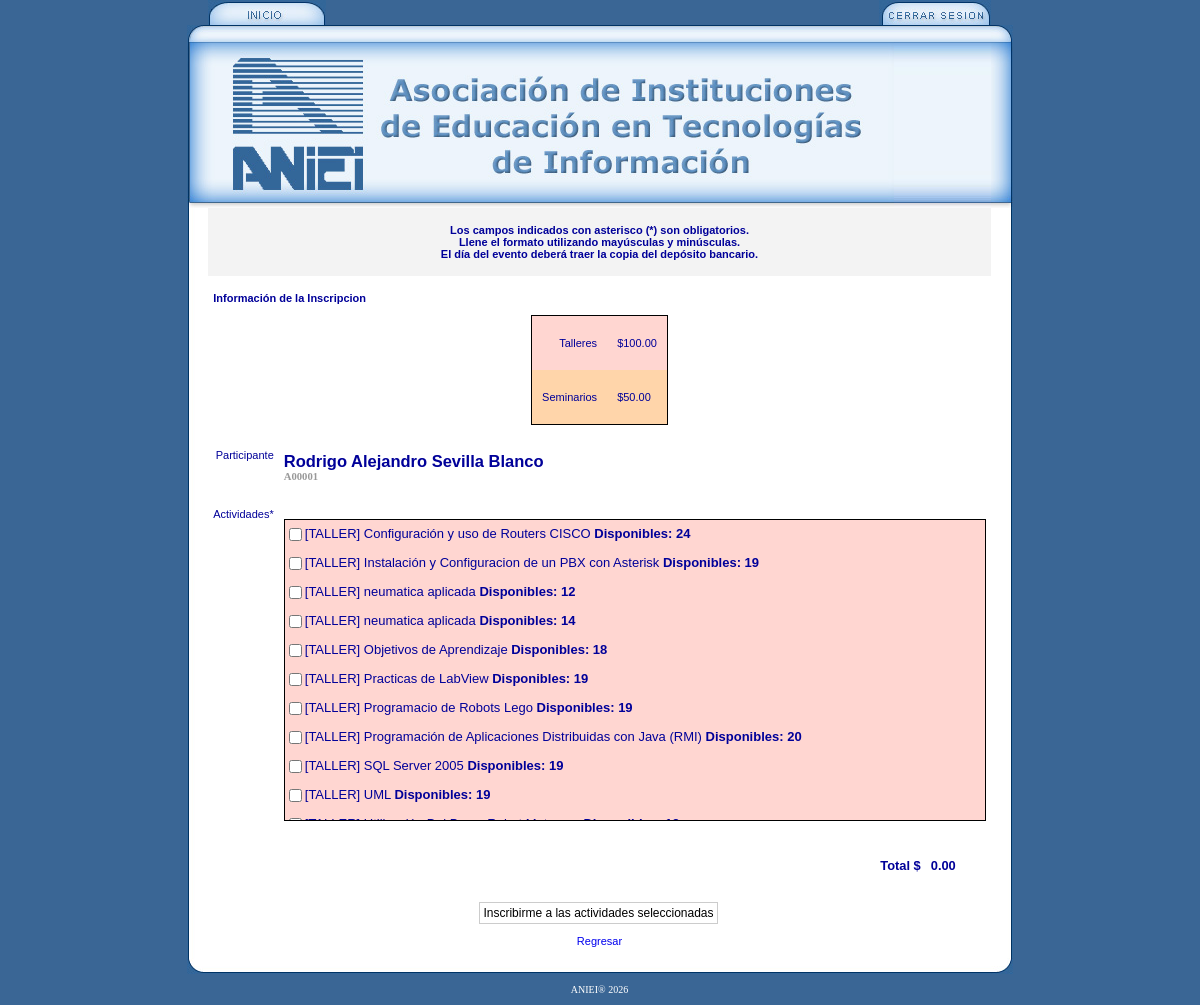
Page /cpanel/inscripciones_gestion2.php?accion=modificar&id_usuario=1 (signed in) on the committed database.
### tables this page shows
CREATE TABLE IF NOT EXISTS `usuarios` (
  `id_usuario` int(10) unsigned NOT NULL auto_increment,
  `folio_recibo` varchar(6) NOT NULL,
  `titulo` varchar(30) NOT NULL,
  `nombre` varchar(50) NOT NULL,
  `apellido` varchar(50) NOT NULL,
  `id_cargo` tinyint(3) unsigned NOT NULL,
  `id_tipo` tinyint(3) unsigned NOT NULL,
  `carrera` varchar(50) NOT NULL,
  `id_institucion` tinyint(3) unsigned NOT NULL,
  `institucion` varchar(50) NOT NULL,
  `dependencia` varchar(100) NOT NULL,
  `id_entidadfederativa` tinyint(3) unsigned NOT NULL,
  `correo` varchar(30) NOT NULL,
  `lada` varchar(10) NOT NULL,
  `telefono` varchar(10) NOT NULL,
  `extension` varchar(10) NOT NULL,
  `codigo_barras` varchar(30) NOT NULL,
  `grupo_padre` int(10) unsigned NOT NULL,
  `asistio` char(1) NOT NULL,
  `genero` char(1) NOT NULL,
  `verifico` char(1) NOT NULL,
  `fecha_registro` datetime NOT NULL,
  `id_costo` char(1) NOT NULL,
  PRIMARY KEY  (`id_usuario`)
);

CREATE TABLE IF NOT EXISTS `actividades` (
  `id_actividad` tinyint(3) unsigned NOT NULL auto_increment,
  `nombre` varchar(200) NOT NULL default '',
  `id_tipoactividad` tinyint(3) unsigned NOT NULL default '0',
  `id_ponente` int(10) unsigned NOT NULL,
  `id_ponente2` int(10) unsigned NOT NULL,
  `id_ponente3` int(10) unsigned NOT NULL,
  `cupo` tinyint(3) unsigned NOT NULL default '0',
  `hora_inicio` datetime NOT NULL,
  `hora_final` datetime NOT NULL,
  `institucion` varchar(50) NOT NULL default '',
  `id_sala` tinyint(3) unsigned NOT NULL default '0',
  `id_fechaevento` tinyint(3) unsigned NOT NULL default '0',
  PRIMARY KEY  (`id_actividad`)
);

CREATE TABLE IF NOT EXISTS `tipoactividad` (
  `id_tipoactividad` tinyint(3) unsigned NOT NULL auto_increment,
  `descripcion` varchar(25) NOT NULL default '',
  PRIMARY KEY  (`id_tipoactividad`)
);

### funciones/funciones.php (called while the page is built, shortened)
<?php
	function HTML($cadena){
		$acentos = array("á","é","í","ó","ú","ñ","ü","Á","É","Í","Ó","Ú","Ñ","Ü","¿","\n","\r");
		$acentosHTML = array("&aacute;","&eacute;","&iacute;","&oacute;","&uacute;","&ntilde;","&uuml;","&Aacute;","&Eacute;","&Iacute;","&Oacute;","&Uacute;","&Ntilde;","&Uuml;","&iquest;","<p>","</p>");
		for($i=0;$i<count($acentos);$i++){
			$cadena = str_replace($acentos[$i],$acentosHTML[$i],$cadena);
		}
		return $cadena;
	}
?>

### cpanel/inscripciones_gestion2.php (the view, shortened to what this page needs)
<?php
	include("../funciones/funciones.php");
	if($_SERVER['REQUEST_METHOD'] == "POST"){
		$id_usuario = $_POST['id_usuario'];
		$_GET['id_usuario'] = $_POST['id_usuario'];
		mysql_query("BEGIN;");
		$strSQL = "DELETE FROM inscripciones WHERE id_usuario = '".$id_usuario."'";
		mysql_query($strSQL);
		for($i=0; $i<count($_POST['talleres']); $i++){
			$id_actividad = $_POST['talleres'][$i];
			$strSQL = "SELECT * FROM inscripciones WHERE id_actividad = '".$id_actividad."' AND id_usuario = '".$id_usuario."'";
			$registros = mysql_query($strSQL);
			if(mysql_num_rows($registros) == 0){
				$strSQL = "SELECT cupo FROM actividades WHERE id_actividad = ".$id_actividad;
				$registros = mysql_query($strSQL);
				$registros = mysql_fetch_array($registros, MYSQL_ASSOC);
				$cupoMAX = $registros['cupo'];
				list($fecha,$tiempo) = explode(" ",$registros['hora_inicio']);
				list($ano,$mes,$dia) = split("-",$fecha);
				list($hora,$min,$seg) = split(":",$tiempo);
				$hhoraIni = Tiempo($hora,$min,$seg,$mes,$dia,$ano);
				list($fecha,$tiempo) = explode(" ",$registros['hora_final']);
				list($ano,$mes,$dia) = split("-",$fecha);
				list($hora,$min,$seg) = split(":",$tiempo);
				$hhoraFin = Tiempo($hora,$min,$seg,$mes,$dia,$ano);
				$strSQL = "SELECT id_inscripcion FROM inscripciones WHERE id_actividad=".$id_actividad;
				$registros = mysql_query($strSQL);
				if(mysql_num_rows($registros) < $cupoMAX){
					$strSQL = "SELECT a.id_actividad, a.nombre, a.hora_inicio, a.hora_final FROM inscripciones i, actividades a WHERE i.id_usuario='".$id_usuario."' AND a.id_actividad=i.id_actividad";
					$registros = mysql_query($strSQL);
					if(mysql_num_rows($registros) == 0){
						$add = true;
					} else {
						while ($registro = mysql_fetch_array($registros, MYSQL_ASSOC)) {
							list($fecha,$tiempo) = explode(" ",$registro['hora_inicio']);
							list($ano,$mes,$dia) = split("-",$fecha);
							list($hora,$min,$seg) = split(":",$tiempo);
							$horaIni = Tiempo($hora,$min,$seg,$mes,$dia,$ano);
							list($fecha,$tiempo) = explode(" ",$registro['hora_final']);
							list($ano,$mes,$dia) = split("-",$fecha);
							list($hora,$min,$seg) = split(":",$tiempo);
							$horaFin = Tiempo($hora,$min,$seg,$mes,$dia,$ano);
							if(($horaIni <= $hhoraIni && $hhoraIni <= $horaFin) || ($horaIni <= $hhoraFin && $hhoraFin <= $horaFin)){
								$add = false;
								$actividad_no_inscrita[$i] = $registro['nombre'];
							} else {
								$add = true;
							}
						}
						$add = true;
					}
					if($add == true){
						$strSQL = "INSERT INTO inscripciones VALUES(null,'".$id_actividad."','".$id_usuario."')";
						mysql_query($strSQL);
						mysql_query("COMMIT;");
						$inscrito[$i] = 0;
					} else {
						mysql_query("ROLLBACK;");
						$inscrito[$i] = 3;
					}
				} else {
					mysql_query("ROLLBACK;");
					$inscrito[$i] = 1;
				}
			} else {
				$inscrito[$i] = 2;
			}
		}
	} else {
		if($_GET['accion'] == "modificar"){
			$strSQL = "SELECT a.id_actividad, a.nombre, ta.descripcion, i.id_usuario
						FROM actividades a
						INNER JOIN tipoactividad ta ON ta.id_tipoactividad = a.id_tipoactividad
						LEFT JOIN inscripciones i ON i.id_actividad = a.id_actividad AND i.id_usuario = '".$_GET['id_usuario']."'
						WHERE ta.id_tipoactividad < 3
						ORDER BY a.id_tipoactividad ASC, a.nombre ASC";
		}
		$reg = mysql_query($strSQL);
	}
	$costos['taller'] = "100";
	$costos['seminario'] = "50";
?>
<!DOCTYPE HTML PUBLIC "-//W3C//DTD HTML 4.01 Transitional//EN" "http://www.w3.org/TR/html4/loose.dtd"><html>
<head>
<link rel="stylesheet" type="text/css" href="../css/body.css">
<link rel="stylesheet" type="text/css" href="../css/exclusivo.css">
<link rel="stylesheet" type="text/css" href="../css/formulario.css">
</head>
<body bgcolor=#FFFFFF>
<table border="0" align="center" cellpadding="0" cellspacing="0">
	<?php if(isset($_SESSION['logginuser'])) { ?>
	<tr>
		<td width="21">&nbsp;</td>
		<td width="118"><a href="panel_control.php"><img src="../img/inicio.jpg" width=118 height=25 border="0" /></a></td>
		<td width="456">&nbsp;</td>
		<td width="112" class="derecha"><a href="cerrar_sesion.php"><img src="../img/cerrar_sesion.jpg" width=112 height=25 border="0" /></a></td>
		<td width="10">&nbsp;</td>
	</tr>
	<?php } ?>
	<tr>
		<td><img src="../img/borde_sup_izq.jpg" width=21 height=18 /></td>
		<td style="background-repeat:repeat-x" background="../img/borde_sup.jpg" colspan=3><img src="../img/borde_sup.jpg" width=686 height=18 /></td>
		<td><img src="../img/borde_sup_der.jpg" width=22 height=18 /></td>
	</tr>
	<tr>
		<td><img src="../img/borde_izq1.jpg" width=21 height=165 /></td>
		<td style="background-repeat:repeat-x"  background="../img/linea0.jpg" colspan=3><img src="../img/logo.jpg" width=686 height=165 /></td>
		<td><img src="../img/borde_der1.jpg" width=22 height=165 /></td>
	</tr>
	<tr>
		<td background="../img/borde_izq2.jpg">&nbsp;</td>
		<td height="350" colspan=3 valign="top" bgcolor="#FFFFFF">
<? if($_SERVER['REQUEST_METHOD'] == "POST") {
	for($i=0; $i<count($_POST['talleres']); $i++){
		$id_actividad = $_POST['talleres'][$i];
		$strSQL = "SELECT nombre FROM actividades WHERE id_actividad = '".$id_actividad."'";
		$reg = mysql_query($strSQL);
		$r = mysql_fetch_array($reg, MYSQL_ASSOC);
		$actividad = $r['nombre'];
		if($inscrito[$i] != 1){
			$registro = "";
			$strSQL = "SELECT titulo, nombre, apellido FROM usuarios WHERE id_usuario LIKE '".$id_usuario."'";
			$reg = mysql_query($strSQL);
			$r = mysql_fetch_array($reg, MYSQL_ASSOC);
			$titulo = $r['titulo'];
			$nombre = $r['nombre'];
			$apellido = $r['apellido'];
		}
		?><div class="mensaje"><?
		if($inscrito[$i] == 0) { ?><h3 align="center"><?php echo $titulo." ".$nombre." ".$apellido; ?><br>ha sido inscrito a<br><?php echo $actividad; ?></h3><? }
		if($inscrito[$i] == 1) { ?><h3 align="center">Lo sentimos, el cupo para <?php echo $actividad; ?> est&aacute; completo.</h3><? }
		if($inscrito[$i] == 2) { ?><h2 align="center"><?php echo $titulo." ".$nombre." ".$apellido; ?></h2><h3 align="center">ya est&aacute; inscrito en esta actividad.</h3>
<?	}
		if($inscrito[$i] == 3) { ?>
			<h2 align="center"><?php echo $titulo." ".$nombre." ".$apellido; ?></h2>
			<h3 align="center">no se puede inscribir a la actividad</h3>
			<h2 align="center"><?php echo $actividad; ?></h2>
			<h3 align="center">porque el horario interviene con la actividad</h3>
			<h2 align="center"><?php echo $actividad_no_inscrita[$i]; ?></h2>
	<?	} ?></div><br><?
	} ?><p align="center"><a href="inscripciones_gestion.php">Regresar</a></p><?
} else { ?>
<form action="<? echo $_SERVER['PHP_SELF']; ?>" method="post" name="form1" id="form1" onSubmit="return ValidaForm(this);">
	<table border="0" align="center" cellpadding="5" cellspacing="0">
    <tr>
      <td colspan="2" bgcolor="#F3F3F3"><p class="centrar"><b>Los campos indicados con asterisco (*) son obligatorios.<br>
      	Llene el formato utilizando may&uacute;sculas y min&uacute;sculas.</b><br>
      	<b>El d&iacute;a del evento deber&aacute; traer la copia del dep&oacute;sito bancario. </b></p></td>
    </tr>
    <tr>
      <td colspan="2"><p><b>Informaci&oacute;n de la Inscripcion </b></p>
        <table border="0" align="center" cellpadding="10" cellspacing="0" style="border:1px solid #000000;">
          <tr class="taller">
            <td align="right"><p>Talleres</p></td>
            <td><p>$100.00</p></td>
          </tr>
          <tr class="seminario">
            <td align="right"><p>Seminarios</p></td>
            <td><p>$50.00</p></td>
          </tr>
        </table></td>
    </tr>
    <tr>
      <td align="right" valign="top"><p>Participante</p></td>
      <?php if(isset($_GET['id_usuario'])){
	  			$strSQL = "SELECT nombre, apellido, folio_recibo FROM usuarios WHERE id_usuario='".$_GET['id_usuario']."'";
				$reg1 = mysql_query($strSQL);
				$reg1 = mysql_fetch_array($reg1, MYSQL_ASSOC);
			} ?>
     <td valign="top"><h2><?php echo HTML(trim($reg1['nombre']))." ".HTML(trim($reg1['apellido'])); ?><br>
       <span class="Estilo" id="nombre"><?php echo $reg1['folio_recibo']; ?></span></h2>
	   <input name="id_usuario" type="hidden" value="<? echo $_GET['id_usuario']; ?>"></td>
    </tr>
    <tr>
      <td align="right" valign="top">Actividades*</td>
      <td valign="top">
	  <? if($_GET['accion'] == "modificar"){ ?>
	  	<ul class="checklist"><? $i=0; while($r = mysql_fetch_array($reg, MYSQL_ASSOC)){
			$strSQL = "SELECT count( i.id_actividad ) AS 'cupo_actual', a.cupo
						FROM actividades a
						LEFT JOIN inscripciones i ON a.id_actividad = i.id_actividad
						WHERE a.id_actividad = '".$r['id_actividad']."'
						GROUP BY i.id_actividad";
			$g = mysql_query($strSQL); $g = mysql_fetch_array($g, MYSQL_ASSOC); ?>
			<li><label class="<? echo strtolower($r['descripcion']); if(intval($g['cupo_actual']) > intval($g['cupo'])){ echo "_d"; }?>"><input id="b<? echo $i; ?>" name="talleres[]" type="checkbox" value="<? echo $r['id_actividad']; ?>" class="opcTaller" costo="<? echo $costos[strtolower($r['descripcion'])]; ?>" onClick="CalcularCosto();" <? if($r['id_usuario'] == $_GET['id_usuario']) { echo "checked"; $talleres .= $r['id_actividad'].","; } if(intval($g['cupo_actual']) > intval($g['cupo'])) { echo 'disabled="disabled"'; } ?> />[<? echo strtoupper($r['descripcion']); ?>] <? echo $r['nombre']; if(intval($g['cupo_actual']) > intval($g['cupo'])) { echo " <b>[Cupo lleno]</b>"; } else { echo " <b>Disponibles: ".(intval($g['cupo'])-intval($g['cupo_actual']))."</b>"; } ?></label></li>
		<? $i++; } ?></ul>
		<? } ?>
		<? if($_GET['accion'] == "ver"){ ?>
	  	<ul class="checklist"><? $i=0; while($r = mysql_fetch_array($reg, MYSQL_ASSOC)){ ?>
			<li>
			  <label class="<? echo strtolower($r['descripcion']); if(intval($g['cupo_actual']) > intval($g['cupo'])){ echo "_d"; }?>">[<? echo strtoupper($r['descripcion']); ?>] <? echo $r['nombre']; ?></label>
			</li>
		<? $i++; } ?></ul>
		<? } ?></td>
    </tr>
    <tr>
      <td colspan="2" align="right" valign="top"><h3 align="right" style="margin-right:30px;"><span style="margin-right:10px;">Total $</span><span id="costoTotal">0.00</span></h3></td>
      </tr>
  </table>
   <? if($_GET['accion'] == "modificar"){ ?><p align="center"><input name="Enviar" type="submit" value="Inscribirme a las actividades seleccionadas" />
   </p>
   <? } ?>
  <p align="center"><a href="inscripciones_gestion.php">Regresar</a></p>
</form><? } ?>
</td>
		<td background="../img/borde_der2.jpg">&nbsp;</td>
	</tr>
	<tr>
		<td><img src="../img/borde_inf_izq.jpg" width=21 height=16 /></td>
		<td style="background-repeat:repeat-x" background="../img/borde_inf.jpg" colspan=3><img src="../img/borde_inf.jpg" width=686 height=16 /></td>
		<td><img src="../img/borde_inf_der.jpg" width=22 height=16 /></td>
	</tr>
	<tr>
		<td></td>
		<td colspan=3><p class="PiePagina">ANIEI&reg; <? echo date("Y"); ?> </p></td>
		<td></td>
	</tr>
</table>
</body>
</html>

### css/body.css (style rules this page uses)
body { font-family: "Trebuchet MS", Arial, "Helvetica Neue"; text-align: justify; font-size: 11px; background-color: #3A6695; }
a { text-decoration: none; }
img { border: 0px; }
.centrar { text-align: center; }
.derecha { text-align: right; }
.PiePagina { font-family: Tahoma; font-size: 10px; color:#FFFFFF; text-align: center; }

### css/exclusivo.css (style rules this page uses)
body { margin:0px; }
body, p { font-family: Verdana, Arial, Helvetica, sans-serif; color: #000099; font-size: 11px; }
table table tr td[valign=top] { padding-top: 8px; }

### css/formulario.css (style rules this page uses)
form input[type=text], form input[type=password], form input[type=button], form input[type=file], form input[type=reset], form input[type=submit], form select { font-family: "Arial"; font-size: 12px; border-width: 1px; border-style: solid; border-color: #cccccc; padding: 3px; background-color:#FFFFFF; margin-right: 2px; }

### cpanel/inscripciones_gestion2.php (style rules this page uses)
.Estilo { color:#999999; font-family: Tahoma; font-size: 8pt; }
.checklist li { background: none; padding-left: 0; font-size:13px; }
.checklist { border: 1px solid #000000; list-style: none; height: 300px; overflow: auto; width: 700px; background: #FFFFFF; padding: 5px; }
.checklist, .checklist li { margin-left: 0; padding: 0; }
.checklist label { display: block; padding: 5px 5px 5px 25px; text-indent: -25px; }
.checklist input { vertical-align: middle; }
.taller { background-color:#FFD6D1; }
.seminario { background-color:#FFD5AA; }

### rows in the picture
usuarios: nombre "Rodrigo Alejandro", apellido "Sevilla Blanco", folio_recibo "A00001"
actividades: id_tipoactividad.descripcion "TALLER", nombre "Configuración y uso de Routers CISCO", intval($g['cupo'])-intval($g['cupo_actual']) "24"
actividades: id_tipoactividad.descripcion "TALLER", nombre "Instalación y Configuracion de un PBX con Asterisk", intval($g['cupo'])-intval($g['cupo_actual']) "19"
actividades: id_tipoactividad.descripcion "TALLER", nombre "neumatica aplicada", cupo_actual "12"
actividades: id_tipoactividad.descripcion "TALLER", nombre "neumatica aplicada", cupo_actual "14"
actividades: id_tipoactividad.descripcion "TALLER", nombre "Objetivos de Aprendizaje", cupo_actual "18"
actividades: id_tipoactividad.descripcion "TALLER", nombre "Practicas de LabView", intval($g['cupo'])-intval($g['cupo_actual']) "19"
actividades: id_tipoactividad.descripcion "TALLER", nombre "Programacio de Robots Lego", cupo_actual "19"
actividades: id_tipoactividad.descripcion "TALLER", nombre "Programación de Aplicaciones Distribuidas con Java (RMI)", intval($g['cupo'])-intval($g['cupo_actual']) "20"
actividades: id_tipoactividad.descripcion "TALLER", nombre "SQL Server 2005", intval($g['cupo'])-intval($g['cupo_actual']) "19"
actividades: id_tipoactividad.descripcion "TALLER", nombre "UML", intval($g['cupo'])-intval($g['cupo_actual']) "19"
